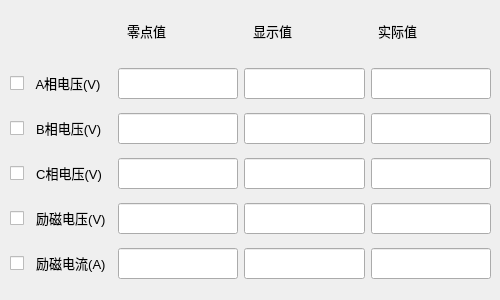
   <widget class="QWidget" name="tab">
    <attribute name="title">
     <string>主柜</string>
    </attribute>
    <widget class="QWidget" name="layoutWidget">
     <property name="geometry">
      <rect>
       <x>120</x>
       <y>10</y>
       <width>371</width>
       <height>41</height>
      </rect>
     </property>
     <layout class="QHBoxLayout" name="horizontalLayout">
      <item>
       <widget class="QLabel" name="label_9">
        <property name="font">
         <font>
          <pointsize>10</pointsize>
          <weight>50</weight>
          <bold>false</bold>
         </font>
        </property>
        <property name="text">
         <string>  零点值</string>
        </property>
       </widget>
      </item>
      <item>
       <widget class="QLabel" name="label_2">
        <property name="font">
         <font>
          <pointsize>10</pointsize>
          <weight>50</weight>
          <bold>false</bold>
         </font>
        </property>
        <property name="text">
         <string>  显示值</string>
        </property>
       </widget>
      </item>
      <item>
       <widget class="QLabel" name="label_3">
        <property name="font">
         <font>
          <pointsize>10</pointsize>
          <weight>50</weight>
          <bold>false</bold>
         </font>
        </property>
        <property name="text">
         <string>  实际值</string>
        </property>
       </widget>
      </item>
     </layout>
    </widget>
    <widget class="QWidget" name="layoutWidget">
     <property name="geometry">
      <rect>
       <x>10</x>
       <y>60</y>
       <width>481</width>
       <height>231</height>
      </rect>
     </property>
     <layout class="QGridLayout" name="gridLayout">
      <item row="0" column="0">
       <widget class="QCheckBox" name="mAvcheckBox">
        <property name="font">
         <font>
          <pointsize>10</pointsize>
          <weight>50</weight>
          <bold>false</bold>
         </font>
        </property>
        <property name="text">
         <string>  A相电压(V)</string>
        </property>
       </widget>
      </item>
      <item row="0" column="1">
       <widget class="QLineEdit" name="lineEdit_mAzerovolt">
        <property name="font">
         <font>
          <pointsize>14</pointsize>
         </font>
        </property>
       </widget>
      </item>
      <item row="0" column="2">
       <widget class="mylineedit" name="lineEdit_mAtotalvolt">
        <property name="font">
         <font>
          <pointsize>14</pointsize>
         </font>
        </property>
       </widget>
      </item>
      <item row="0" column="3">
       <widget class="mylineedit" name="lineEdit_mAadjvolt">
        <property name="font">
         <font>
          <pointsize>14</pointsize>
         </font>
        </property>
       </widget>
      </item>
      <item row="1" column="0">
       <widget class="QCheckBox" name="mBvcheckBox">
        <property name="font">
         <font>
          <pointsize>10</pointsize>
          <weight>50</weight>
          <bold>false</bold>
         </font>
        </property>
        <property name="text">
         <string>  B相电压(V)</string>
        </property>
       </widget>
      </item>
      <item row="1" column="1">
       <widget class="QLineEdit" name="lineEdit_mBzerovolt">
        <property name="font">
         <font>
          <pointsize>14</pointsize>
         </font>
        </property>
       </widget>
      </item>
      <item row="1" column="2">
       <widget class="mylineedit" name="lineEdit_mBtotalvolt">
        <property name="font">
         <font>
          <pointsize>14</pointsize>
         </font>
        </property>
       </widget>
      </item>
      <item row="1" column="3">
       <widget class="mylineedit" name="lineEdit_mBadjvolt">
        <property name="font">
         <font>
          <pointsize>14</pointsize>
         </font>
        </property>
       </widget>
      </item>
      <item row="2" column="0">
       <widget class="QCheckBox" name="mCvcheckBox">
        <property name="font">
         <font>
          <pointsize>10</pointsize>
          <weight>50</weight>
          <bold>false</bold>
         </font>
        </property>
        <property name="text">
         <string>  C相电压(V)</string>
        </property>
       </widget>
      </item>
      <item row="2" column="1">
       <widget class="QLineEdit" name="lineEdit_mCzerovolt">
        <property name="font">
         <font>
          <pointsize>14</pointsize>
         </font>
        </property>
       </widget>
      </item>
      <item row="2" column="2">
       <widget class="mylineedit" name="lineEdit_mCtotalvolt">
        <property name="font">
         <font>
          <pointsize>14</pointsize>
         </font>
        </property>
       </widget>
      </item>
      <item row="2" column="3">
       <widget class="mylineedit" name="lineEdit_mCadjvolt">
        <property name="font">
         <font>
          <pointsize>14</pointsize>
         </font>
        </property>
       </widget>
      </item>
      <item row="3" column="0">
       <widget class="QCheckBox" name="mevcheckBox">
        <property name="font">
         <font>
          <pointsize>10</pointsize>
          <weight>50</weight>
          <bold>false</bold>
         </font>
        </property>
        <property name="text">
         <string>  励磁电压(V)</string>
        </property>
       </widget>
      </item>
      <item row="3" column="1">
       <widget class="QLineEdit" name="lineEdit_evzero">
        <property name="font">
         <font>
          <pointsize>14</pointsize>
         </font>
        </property>
       </widget>
      </item>
      <item row="3" column="2">
       <widget class="mylineedit" name="lineEdit_evtotal">
        <property name="font">
         <font>
          <pointsize>14</pointsize>
         </font>
        </property>
       </widget>
      </item>
      <item row="3" column="3">
       <widget class="mylineedit" name="lineEdit_evadj">
        <property name="font">
         <font>
          <pointsize>14</pointsize>
         </font>
        </property>
       </widget>
      </item>
      <item row="4" column="0">
       <widget class="QCheckBox" name="meccheckBox">
        <property name="font">
         <font>
          <pointsize>10</pointsize>
          <weight>50</weight>
          <bold>false</bold>
         </font>
        </property>
        <property name="text">
         <string>  励磁电流(A)</string>
        </property>
       </widget>
      </item>
      <item row="4" column="1">
       <widget class="QLineEdit" name="lineEdit_eczero">
        <property name="font">
         <font>
          <pointsize>14</pointsize>
         </font>
        </property>
       </widget>
      </item>
      <item row="4" column="2">
       <widget class="mylineedit" name="lineEdit_ectotal">
        <property name="font">
         <font>
          <pointsize>14</pointsize>
         </font>
        </property>
       </widget>
      </item>
      <item row="4" column="3">
       <widget class="mylineedit" name="lineEdit_ecadj">
        <property name="font">
         <font>
          <pointsize>14</pointsize>
         </font>
        </property>
       </widget>
      </item>
     </layout>
    </widget>
   </widget>
